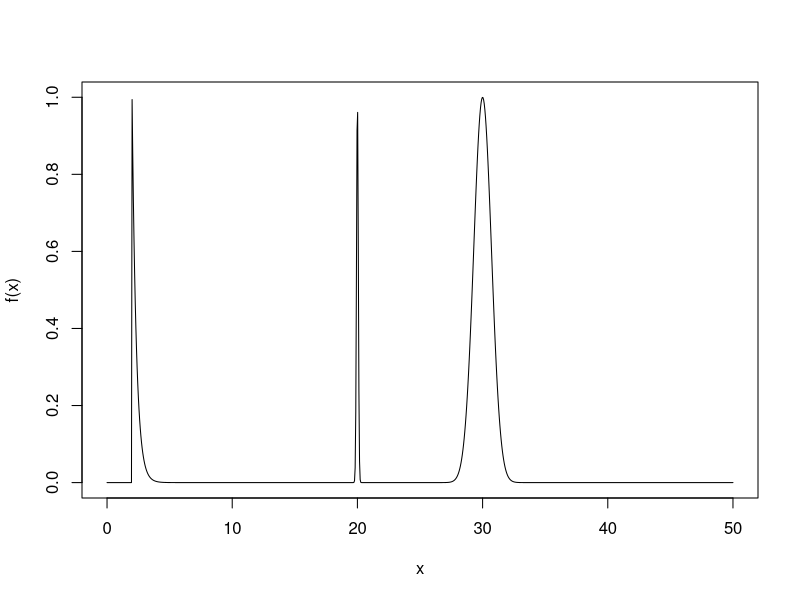
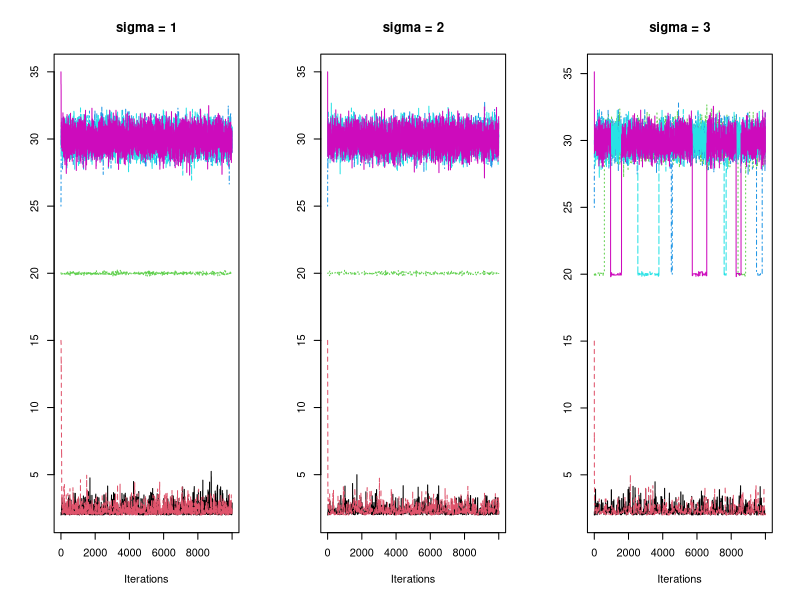
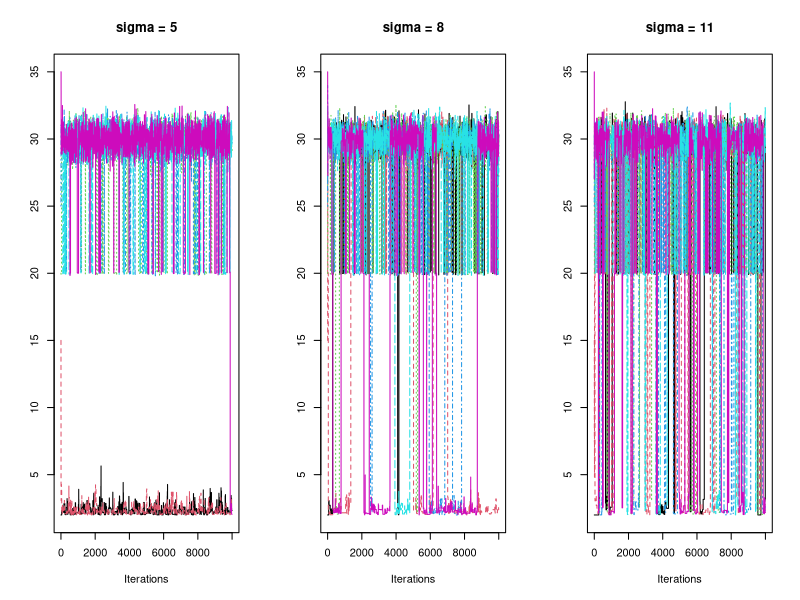
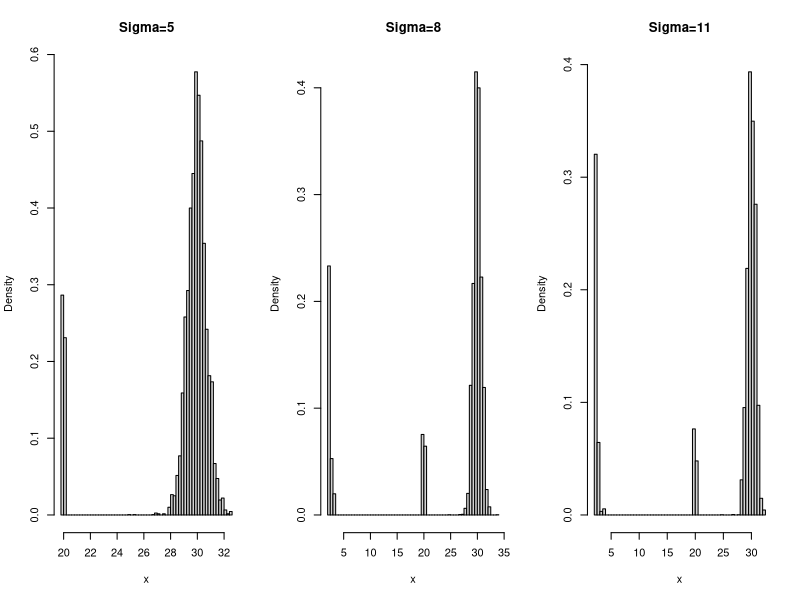
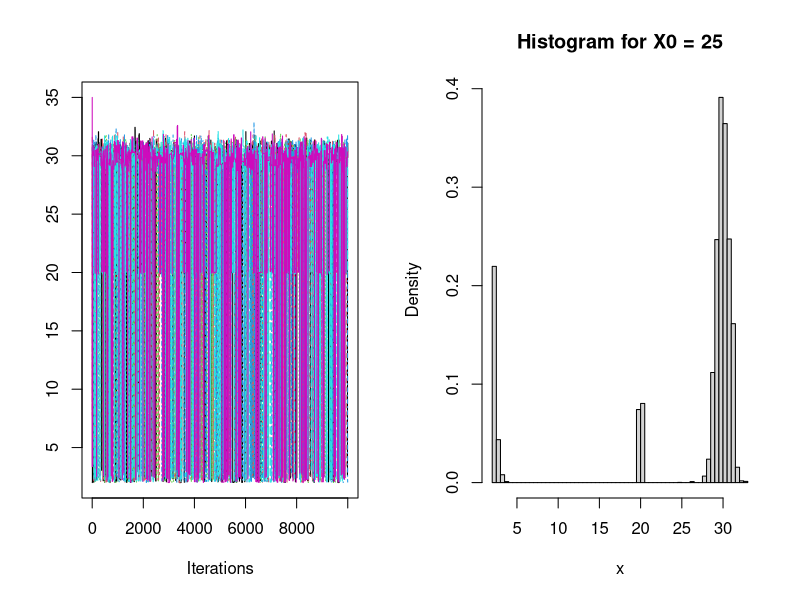
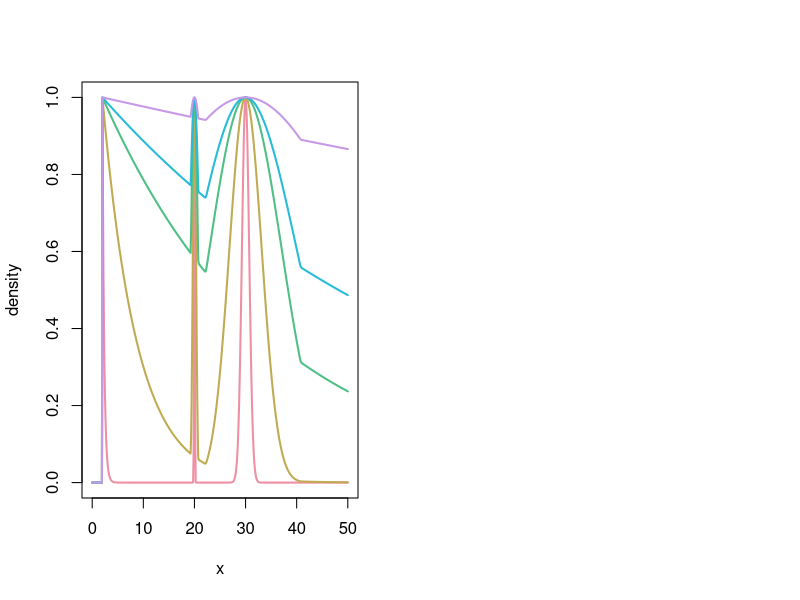
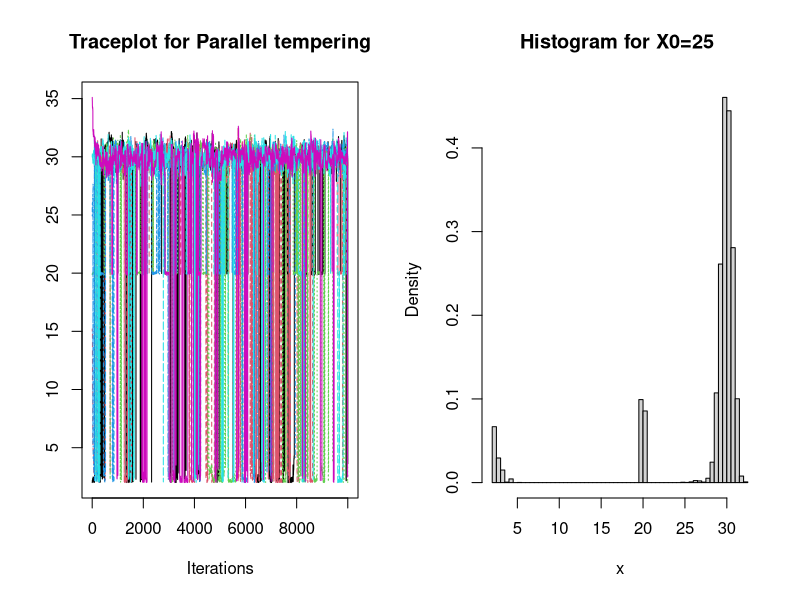

The R script that drew these images, in order:
## ---- chunk 1
knitr::opts_chunk$set(
  collapse = TRUE,
  comment = "#>"
)
include_solutions <- TRUE
## ---- chunk 2
set.seed(17)
require(rmarkdown)
require(knitr)
require(kableExtra)
# Put any library imports and other preamble here.
## ---- chunk 3
#| echo: false
#| label: fig-1
#| fig-cap: "Target Distribution up to normalisation constant"

#######################
# Question 1
#######################

library(coda)

target <- function(x) {
  if (x>=2){
    return (exp(-3*(x-2)) + exp(-(x-30)^2) + exp(-((x-20)^2)/0.01))
  }
  else{
    return (0)
  }
}

t=seq(0,50, length.out=1000)
plot(t, sapply(t, function(t) target(t)), type="l", xlab="x", ylab = "f(x)")
## ---- chunk 4
#| echo: false
#| label: fig-2
#| fig-cap: "Traceplots for smaller standard deviations"


MetrHastw <- function(X0, sigmaprop, nsteps, f){
  X <- numeric(nsteps+1) 
  X[1] <- X0
  for (i in 2:(nsteps+1)){
    Y <- rnorm(1, mean=X[i-1],sd=sigmaprop)
    if (log(runif(1)) <= log(f(Y)) -log(f(X[i-1]))){
      X[i] <- Y}
    else{ X[i] <- X[i-1]}
   }
 X
} 

#seems larger variance is better when we have 10,000 samples for mixing. All chains converge pretty fast, it's just the different modes that make this distribution difficult.

#I should also compute the Gelman Rubin statistic for each chain as a quantitative way to display convergence or lack thereof
#Also group all the plots in one figure

X0s <- c(2, 15, 20, 25, 30, 35)
chains1 <-lapply(X0s, function(x0) mcmc(MetrHastw(x0, sigmaprop=1, nsteps=10000, f=target)))
chains2 <-lapply(X0s, function(x0) mcmc(MetrHastw(x0, sigmaprop=2, nsteps=10000, f=target)))
chains3 <-lapply(X0s, function(x0) mcmc(MetrHastw(x0, sigmaprop=3, nsteps=10000, f=target)))
chains4 <-lapply(X0s, function(x0) mcmc(MetrHastw(x0, sigmaprop=5, nsteps=10000, f=target)))#actually ends up completely missing the mass around x=20
chains5 <-lapply(X0s, function(x0) mcmc(MetrHastw(x0, sigmaprop=8, nsteps=10000, f=target)))
chains6 <- lapply(X0s, function(x0) mcmc(MetrHastw(x0, sigmaprop=11, nsteps=10000, f=target)))

par(mfrow=c(1,3))  

traceplot(chains1); title("sigma = 1")
traceplot(chains2); title("sigma = 2")
traceplot(chains3); title("sigma = 3")
## ---- chunk 5
#| echo: false
#| label: fig-3
#| fig-cap: "Traceplots for larger standard deviations"

par(mfrow=c(1,3))

traceplot(chains4); title("sigma = 5")
traceplot(chains5); title("sigma = 8")
traceplot(chains6); title("sigma = 11")
## ---- chunk 6
#| echo: false
#| label: fig-4
#| fig-cap: "Histograms for different chains initialised at x=25"

par(mfrow=c(1,3))

hist(chains4[[4]], breaks=50, freq=F, xlab='x', main='Sigma=5')
hist(chains5[[4]], breaks=50, freq=F, xlab='x', main='Sigma=8')
hist(chains6[[4]], breaks=50, freq=F, xlab='x', main='Sigma=11')


## ---- chunk 7
#| echo: false
#| label: fig-5
#| fig-cap: "Plots for independence sampler from a Uniform distribution"

### Question 1b

target <- function(x) {
  if (x>=2){
    return (exp(-3*(x-2)) + exp(-(x-30)^2) + exp(-((x-20)^2)/0.01))
  }
  else{
    return (0)
  }
}


MH_newprop <- function(X0, nsteps, f){
  X <- numeric(nsteps+1) 
  X[1] <- X0
  
  for (i in 2:(nsteps+1)){
    Y <- runif(1, min=2, max=45)
    log_acc <- log(f(Y)) - log(f(X[i-1])) #the proposal densities cancel out as they are the same everywhere 
    
    if (log(runif(1)) <= log_acc){
      X[i] <- Y
    }
    else{X[i] <- X[i-1]}
   }
 X
} 


par(mfrow=c(1,2))

chains_b <- lapply(X0s, function(x0) mcmc(MH_newprop(x0, nsteps=10000, f=target)))
traceplot(chains_b)

hist(chains_b[[4]], breaks=50, freq=F, xlab='x', main='Histogram for X0 = 25')


## ---- chunk 8
#| echo: false
#| label: fig-6
#| fig-cap: "Tempered probability distributions, comparing T=1 (pink), T=20 (orange), T=100 (green), T=200 (blue), T=1000 (purple)"

### Question 1c
paralleltemp <- function(num.steps, Ts, sigmas, g, initial) { #taken from chapter 11 problem set 5.1 solution
  M <- length(Ts)
  samples <- matrix(NA, nrow = num.steps, ncol=M)
  
  X <- rep(initial, M) #we start at 3 since we know the target has non zero probability here
  
  for (n in 1:num.steps) {
      # we are going to do a x-step
      for (m in 1:M) {
        y <- X[m] + sigmas[m]*rnorm(1)
        
        #RW Metropolis Hasting Acceptance probability
        alpha <- g(y)^(1/Ts[m]) / g(X[m])^(1/Ts[m])
        
        if (runif(1) <= alpha) {
          X[m] <- y
        }
      }
      ### we are going for a swap
      m <- sample(1:(M-1), 1)
      
      num = (g(X[m])^(1/Ts[m+1])*g(X[m+1])^(1/Ts[m]))
      denom = (g(X[m])^(1/Ts[m])*g(X[m+1])^(1/Ts[m+1]))
      
      if (runif(1) <= num/denom) {
        X[c(m, m+1)] = X[c(m+1, m)]
      }
    
    samples[n, ] = X
  }
  
  return(samples)
}

targetvector <- function(x) {
  ifelse(
    x >= 2,
    exp(-3*(x-2)) + exp(-(x-30)^2) + exp(-((x-20)^2)/0.01),
    0
  )
}

Ts <- c(1,20,100,200,1000) 
#can plot the tempered distributions

x <- seq(0, 50, length.out = 500)

# empty plot
plot(NA, xlim = c(0, 50), ylim = c(0, 1), 
     xlab = "x", ylab = "density")

# colour palette
cols <- hcl.colors(length(Ts), "Set2")

# add lines
for (i in seq_along(Ts)) {
  T <- Ts[i]
  lines(x, targetvector(x)^(1/T), col = cols[i], lwd = 2)
}
## ---- chunk 9
#| echo: false
#| label: fig-7
#| fig-cap: "Plots for parallel tempering algorithm"
num.steps <- 10000
sigmas <- c(0.1,0.5,1,2,5)
X0s <- c(2, 15, 20, 25, 30, 35)

justchain1 <- function(x0) {
  return(paralleltemp(num.steps, Ts, sigmas, g=target, initial=x0)[,1])
}

chains_parallel <-lapply(X0s, function(x0) mcmc(justchain1(x0)))


par(mfrow=c(1,2))

traceplot(chains_parallel); title("Traceplot for Parallel tempering")
hist(chains_parallel[[4]], breaks=100, freq=F, main='Histogram for X0=25 ', xlab='x') 
